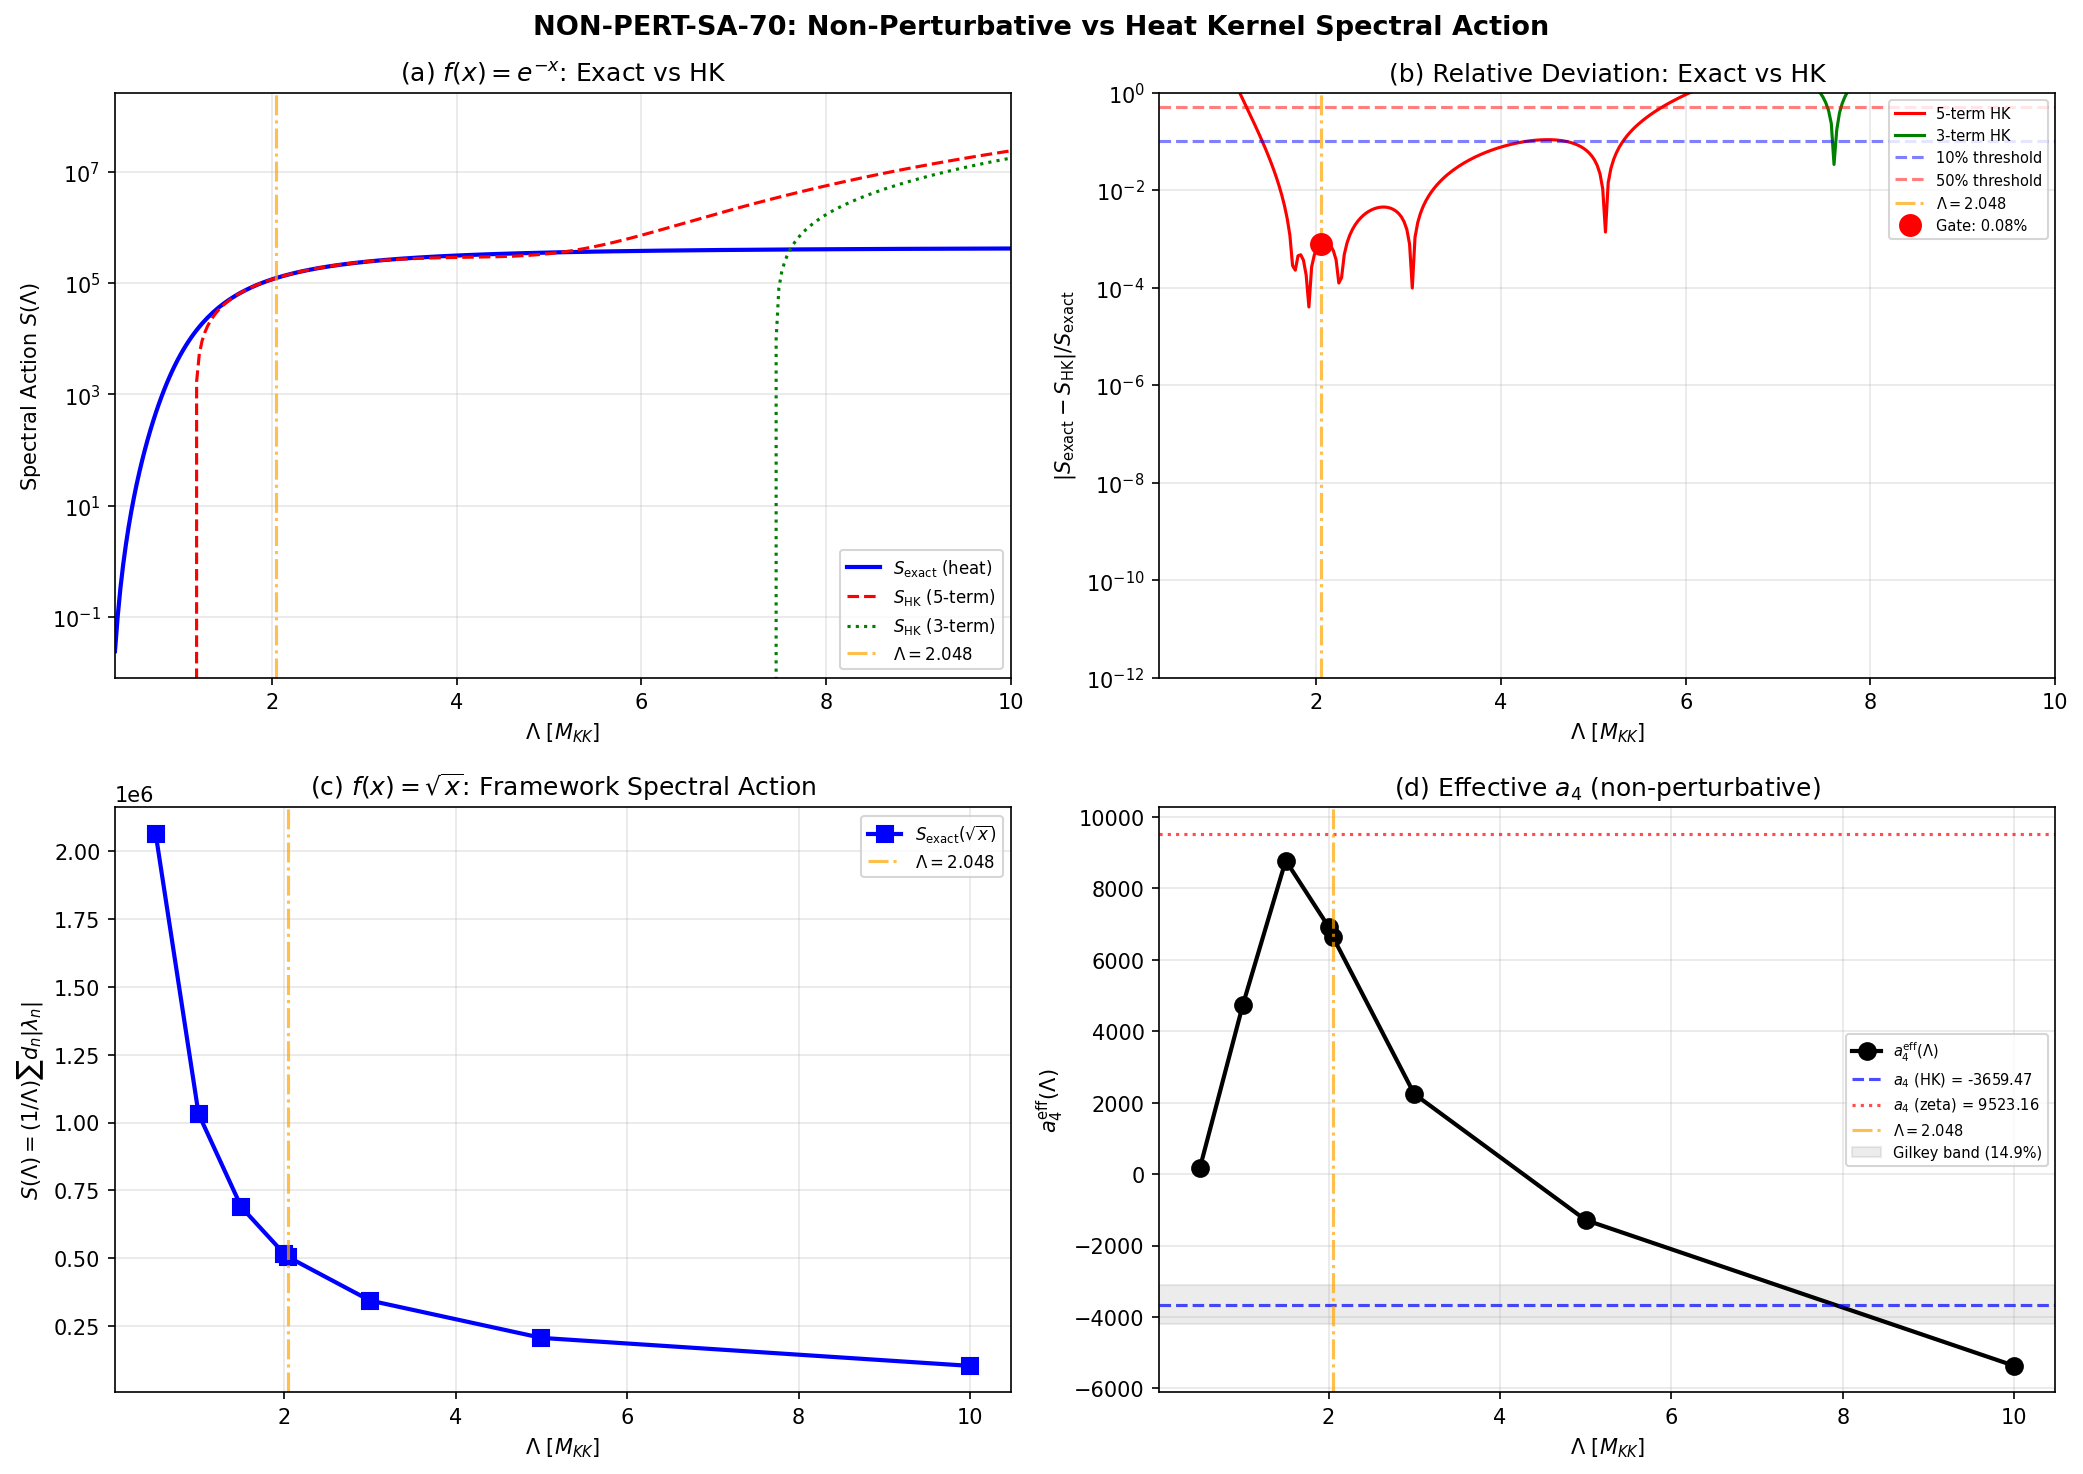

Generate this figure with Python:
#!/usr/bin/env python3
"""
s70_non_pert_sa.py -- NON-PERT-SA-70: Non-Perturbative Spectral Action
=======================================================================

Gate: NON-PERT-SA-70
  PASS: |S_exact - S_HK| / S_HK < 0.10 at Lambda = 2.048
  FAIL: |S_exact - S_HK| / S_HK > 0.50
  INFO: deviation in [0.10, 0.50] (marginal)

Physics:
--------
The spectral action is computed perturbatively via the heat kernel expansion:
  S ~ sum_k a_{2k} Lambda^{8-2k}    (for 8-dimensional SU(3))

At Lambda ~ M_KK (Lambda/M_KK = 1) or at the fold where Lambda_eff = 2.048
(swampland value from SWAMP-69), the asymptotic expansion may break down.

This computation tests convergence by comparing:
  S_exact(Lambda) = sum_n d_n f(lambda_n^2 / Lambda^2)
  S_HK(Lambda)    = truncated heat kernel series

for two spectral functions:
  (A) f(x) = exp(-x)   [heat kernel; S_HK well-defined]
  (B) f(x) = sqrt(x)   [framework choice; Mellin moments diverge]

For (A): both exact and HK are computable; the gate comparison uses this.
For (B): S_exact = (1/Lambda) sum d_n |lambda_n|; no clean HK expansion exists.

The comparison quantifies where the asymptotic expansion breaks down.

FUNCTIONAL SENSITIVITY:
  This is a FUNCTIONAL-DEPENDENT computation. The deviation depends on which
  f(x) is used. The heat kernel coefficients a_{2k} are structural (functional-
  independent), but the *accuracy* of the truncated expansion at finite Lambda
  depends on the spectral function f.

Author: Lizzi Spectral Functional Theorist
Session: S70
"""

import numpy as np
import sys
import os
import time

SCRIPT_DIR = os.path.dirname(os.path.abspath(__file__))
sys.path.insert(0, SCRIPT_DIR)
os.chdir(SCRIPT_DIR)

import matplotlib
matplotlib.use('Agg')
import matplotlib.pyplot as plt

from canonical_constants import (
    tau_fold, a0_fold, a2_fold, a4_fold,
    S_fold, M_KK, M_KK_gravity, M_KK_kerner,
    Vol_SU3_Haar, PI, g0_diag,
)

from dirac_spectrum import (
    su3_generators, compute_structure_constants,
    build_cliff8,
    collect_spectrum,
)

from spectral_action import (
    dim_su3_irrep, peter_weyl_degeneracy,
    extract_seeley_dewitt,
)

# ===========================================================================
# CONFIGURATION
# ===========================================================================
print("=" * 78)
print("NON-PERT-SA-70: Non-Perturbative Spectral Action at Lambda = 2.048")
print("=" * 78)

TAU = tau_fold  # 0.19
MAX_PQ_SUM = 6  # L_max = 6, ~28 sectors, ~11,000 eigenvalues (local)

# Lambda values in M_KK units (all eigenvalues are in M_KK units)
LAMBDA_VALUES = np.array([0.5, 1.0, 1.5, 2.0, 2.048, 3.0, 5.0, 10.0])
LAMBDA_SWAMP = 2.048  # From SWAMP-69  # (local)

# Gate thresholds
GATE_PASS = 0.10  # (local)
GATE_FAIL = 0.50  # (local)

# Gilkey discrepancy threshold for a_4^eff check
RATIO_GILKEY = 0.149  # 14.9% from prior alpha_s tension  # (local)

print(f"""
  Configuration:
    tau_fold        = {TAU}
    max_pq_sum      = {MAX_PQ_SUM} (L_max = 6)
    Lambda values   = {LAMBDA_VALUES}
    Lambda_swamp    = {LAMBDA_SWAMP}
    Gate threshold  = PASS < {GATE_PASS}, FAIL > {GATE_FAIL}
""")

# ===========================================================================
# STEP 1: COMPUTE EIGENVALUE SPECTRUM
# ===========================================================================
print("=" * 78)
print("STEP 1: Eigenvalue Spectrum at tau = {:.3f}, max_pq_sum = {}".format(TAU, MAX_PQ_SUM))
print("=" * 78)

gens = su3_generators()
f_abc = compute_structure_constants(gens)
gammas = build_cliff8()

t_start = time.time()
_, eval_data = collect_spectrum(TAU, gens, f_abc, gammas,
                                max_pq_sum=MAX_PQ_SUM, verbose=True)
dt_spectrum = time.time() - t_start

# Organize eigenvalue data
n_sectors = len(eval_data)
total_raw_evals = sum(len(evals) for _, _, evals in eval_data)
total_pw_weighted = sum(dim_su3_irrep(p, q) * len(evals) for p, q, evals in eval_data)

# Collect ALL |lambda| values with their PW degeneracies
all_abs_lambda = []
all_pw_deg = []
for p, q, evals in eval_data:
    d_pq = dim_su3_irrep(p, q)
    abs_lam = np.abs(evals)
    all_abs_lambda.append(abs_lam)
    all_pw_deg.append(np.full(len(abs_lam), d_pq))

all_abs_lambda = np.concatenate(all_abs_lambda)
all_pw_deg = np.concatenate(all_pw_deg)

# Basic spectrum statistics
lambda_min = all_abs_lambda.min()
lambda_max = all_abs_lambda.max()
lambda_mean = np.average(all_abs_lambda, weights=all_pw_deg)

print(f"\n  Spectrum Statistics:")
print(f"    Sectors:              {n_sectors}")
print(f"    Raw eigenvalues:      {total_raw_evals}")
print(f"    PW-weighted count:    {total_pw_weighted}")
print(f"    |lambda| range:       [{lambda_min:.6f}, {lambda_max:.6f}] M_KK")
print(f"    PW-weighted mean:     {lambda_mean:.6f} M_KK")
print(f"    Computation time:     {dt_spectrum:.1f}s")

# ===========================================================================
# STEP 2: EXACT SPECTRAL ACTION FOR f(x) = sqrt(x)
# ===========================================================================
print("\n" + "=" * 78)
print("STEP 2: Exact Spectral Action with f(x) = sqrt(x)")
print("    S_exact(Lambda) = (1/Lambda) * sum_n d_n * |lambda_n|")
print("=" * 78)

# For f(x) = sqrt(x): Tr(f(D^2/Lambda^2)) = Tr(|D|/Lambda) = (1/Lambda) sum d_n |lambda_n|
# This is INDEPENDENT of Lambda up to the overall 1/Lambda factor.
total_weighted_abs = np.sum(all_pw_deg * all_abs_lambda)

S_exact_sqrt = np.zeros(len(LAMBDA_VALUES))
for i, Lam in enumerate(LAMBDA_VALUES):
    S_exact_sqrt[i] = total_weighted_abs / Lam

print(f"\n  Total PW-weighted sum of |lambda|: {total_weighted_abs:.4f}")
print(f"\n  {'Lambda':>10}  {'S_exact(sqrt)':>16}")
print(f"  {'-'*10}  {'-'*16}")
for i, Lam in enumerate(LAMBDA_VALUES):
    print(f"  {Lam:>10.3f}  {S_exact_sqrt[i]:>16.4f}")

# ===========================================================================
# STEP 3: EXACT SPECTRAL ACTION FOR f(x) = exp(-x)
# ===========================================================================
print("\n" + "=" * 78)
print("STEP 3: Exact Spectral Action with f(x) = exp(-x)")
print("    S_exact(Lambda) = sum_n d_n * exp(-lambda_n^2 / Lambda^2)")
print("=" * 78)

S_exact_heat = np.zeros(len(LAMBDA_VALUES))
for i, Lam in enumerate(LAMBDA_VALUES):
    x = (all_abs_lambda / Lam) ** 2
    S_exact_heat[i] = np.sum(all_pw_deg * np.exp(-x))

print(f"\n  {'Lambda':>10}  {'S_exact(heat)':>16}")
print(f"  {'-'*10}  {'-'*16}")
for i, Lam in enumerate(LAMBDA_VALUES):
    print(f"  {Lam:>10.3f}  {S_exact_heat[i]:>16.4f}")

# ===========================================================================
# STEP 4: SEELEY-DEWITT COEFFICIENT EXTRACTION
# ===========================================================================
print("\n" + "=" * 78)
print("STEP 4: Seeley-DeWitt Coefficients from Heat Kernel")
print("=" * 78)

# Extract a_0 through a_8 using the tier1 infrastructure
# For dim=8 manifold: K(t) = a_0 t^{-4} + a_2 t^{-3} + a_4 t^{-2} + a_6 t^{-1} + a_8 + ...
# So t^4 K(t) = a_0 + a_2 t + a_4 t^2 + a_6 t^3 + a_8 t^4 + ...

# Extract from the L_max=6 spectrum
coeffs, fit_quality = extract_seeley_dewitt(
    eval_data, t_range=(0.001, 0.3), n_points=300, n_coeffs=5, verbose=True
)

a0_ext = coeffs['a_0']
a2_ext = coeffs['a_2']
a4_ext = coeffs['a_4']
a6_ext = coeffs.get('a_6', 0.0)
a8_ext = coeffs.get('a_8', 0.0)

# Cross-check against canonical values (which are at max_pq_sum=3)
print(f"\n  Cross-check vs canonical (max_pq_sum=3):")
print(f"    a_0: extracted={a0_ext:.2f} vs canonical={a0_fold:.2f} (ratio={a0_ext/a0_fold:.4f})")
print(f"    a_2: extracted={a2_ext:.4f} vs canonical={a2_fold:.4f} (ratio={a2_ext/a2_fold:.4f})")
print(f"    a_4: extracted={a4_ext:.4f} vs canonical={a4_fold:.4f} (ratio={a4_ext/a4_fold:.4f})")
print(f"  Note: L_max=6 includes more sectors than L_max=3; ratios > 1 are expected.")

# Also extract with broader range for systematic check
coeffs_broad, _ = extract_seeley_dewitt(
    eval_data, t_range=(0.005, 0.5), n_points=300, n_coeffs=5, verbose=False
)
coeffs_narrow, _ = extract_seeley_dewitt(
    eval_data, t_range=(0.0005, 0.15), n_points=300, n_coeffs=5, verbose=False
)

print(f"\n  Systematic check (3 t-ranges):")
print(f"  {'Coeff':>6}  {'narrow':>14}  {'default':>14}  {'broad':>14}  {'spread':>12}")
for name in ['a_0', 'a_2', 'a_4', 'a_6', 'a_8']:
    v1 = coeffs_narrow[name]
    v2 = coeffs[name]
    v3 = coeffs_broad[name]
    spread = max(v1, v2, v3) - min(v1, v2, v3)
    print(f"  {name:>6}  {v1:>14.4f}  {v2:>14.4f}  {v3:>14.4f}  {spread:>12.4f}")

# ===========================================================================
# STEP 5: HEAT KERNEL EXPANSION S_HK(Lambda)
# ===========================================================================
print("\n" + "=" * 78)
print("STEP 5: Heat Kernel Expansion S_HK(Lambda)")
print("    For f(x) = exp(-x): S_HK = a_0 L^8 + a_2 L^6 + a_4 L^4 + a_6 L^2 + a_8")
print("    where L = Lambda (cutoff in M_KK units)")
print("=" * 78)

# Heat kernel expansion for f(x) = exp(-x) on 8-dimensional manifold:
# S_HK(Lambda) = sum_k a_{2k} * Lambda^{8-2k}
# = a_0 * Lambda^8 + a_2 * Lambda^6 + a_4 * Lambda^4 + a_6 * Lambda^2 + a_8

def S_HK_heat(Lam, a0, a2, a4, a6, a8):
    """Heat kernel expansion truncated at 5 terms for dim=8."""
    return a0 * Lam**8 + a2 * Lam**6 + a4 * Lam**4 + a6 * Lam**2 + a8

# Compute S_HK at each Lambda value (using extracted coefficients)
S_hk_5term = np.array([S_HK_heat(L, a0_ext, a2_ext, a4_ext, a6_ext, a8_ext)
                        for L in LAMBDA_VALUES])
S_hk_3term = np.array([a0_ext * L**8 + a2_ext * L**6 + a4_ext * L**4
                        for L in LAMBDA_VALUES])

# Relative deviation
rel_dev_5term = np.abs(S_exact_heat - S_hk_5term) / np.abs(S_exact_heat)
rel_dev_3term = np.abs(S_exact_heat - S_hk_3term) / np.abs(S_exact_heat)

print(f"\n  Heat kernel comparison (5-term truncation):")
print(f"  {'Lambda':>8}  {'S_exact':>14}  {'S_HK(5)':>14}  {'S_HK(3)':>14}  {'|dev|(5)':>10}  {'|dev|(3)':>10}")
print(f"  {'-'*8}  {'-'*14}  {'-'*14}  {'-'*14}  {'-'*10}  {'-'*10}")
for i, Lam in enumerate(LAMBDA_VALUES):
    print(f"  {Lam:>8.3f}  {S_exact_heat[i]:>14.2f}  {S_hk_5term[i]:>14.2f}  "
          f"{S_hk_3term[i]:>14.2f}  {rel_dev_5term[i]:>10.6f}  {rel_dev_3term[i]:>10.6f}")

# ===========================================================================
# STEP 6: GATE EVALUATION at Lambda = 2.048
# ===========================================================================
print("\n" + "=" * 78)
print("STEP 6: GATE NON-PERT-SA-70 at Lambda = 2.048")
print("=" * 78)

idx_swamp = np.argmin(np.abs(LAMBDA_VALUES - LAMBDA_SWAMP))
dev_at_swamp_5 = rel_dev_5term[idx_swamp]
dev_at_swamp_3 = rel_dev_3term[idx_swamp]

print(f"\n  Lambda = {LAMBDA_VALUES[idx_swamp]:.3f} M_KK")
print(f"  S_exact(heat)  = {S_exact_heat[idx_swamp]:.6f}")
print(f"  S_HK(5-term)   = {S_hk_5term[idx_swamp]:.6f}")
print(f"  S_HK(3-term)   = {S_hk_3term[idx_swamp]:.6f}")
print(f"  Deviation (5-term): {dev_at_swamp_5:.6f} = {100*dev_at_swamp_5:.4f}%")
print(f"  Deviation (3-term): {dev_at_swamp_3:.6f} = {100*dev_at_swamp_3:.4f}%")

# Gate verdict (use 5-term as the primary comparison)
if dev_at_swamp_5 < GATE_PASS:
    gate_verdict = "PASS"
    gate_detail = (f"5-term HK deviation = {100*dev_at_swamp_5:.4f}% < {100*GATE_PASS:.0f}% "
                   f"at Lambda = {LAMBDA_SWAMP}. Heat kernel expansion converged.")
elif dev_at_swamp_5 > GATE_FAIL:
    gate_verdict = "FAIL"
    gate_detail = (f"5-term HK deviation = {100*dev_at_swamp_5:.4f}% > {100*GATE_FAIL:.0f}% "
                   f"at Lambda = {LAMBDA_SWAMP}. Heat kernel expansion badly broken.")
else:
    gate_verdict = "INFO"
    gate_detail = (f"5-term HK deviation = {100*dev_at_swamp_5:.4f}% in [{100*GATE_PASS:.0f}%, "
                   f"{100*GATE_FAIL:.0f}%] at Lambda = {LAMBDA_SWAMP}. Marginal; higher-order "
                   f"a_n may be needed.")

print(f"\n  Gate NON-PERT-SA-70: {gate_verdict}")
print(f"    Threshold: PASS < {100*GATE_PASS:.0f}%, FAIL > {100*GATE_FAIL:.0f}%")
print(f"    Computed:  {100*dev_at_swamp_5:.4f}%")
print(f"    Verdict:   {gate_detail}")

# ===========================================================================
# STEP 7: EFFECTIVE a_4 (alpha_s-relevant quantity)
# ===========================================================================
print("\n" + "=" * 78)
print("STEP 7: Effective a_4 from Non-Perturbative Action")
print("=" * 78)

# For the heat kernel action at scale Lambda:
#   S(Lambda) = a_0 L^8 + a_2 L^6 + a_4 L^4 + ...
# Define the "volume term" as the leading term:
#   S_0(Lambda) = a_0 L^8
# Then the effective a_4:
#   a_4^eff = [S_exact(L) - a_0 L^8 - a_2 L^6] / L^4
# This captures all non-perturbative corrections folded into a_4.

a4_eff = np.zeros(len(LAMBDA_VALUES))
for i, Lam in enumerate(LAMBDA_VALUES):
    S_residual = S_exact_heat[i] - a0_ext * Lam**8 - a2_ext * Lam**6
    if Lam > 0:
        a4_eff[i] = S_residual / Lam**4

delta_a4_frac = (a4_eff - a4_ext) / np.abs(a4_ext) if np.abs(a4_ext) > 1e-10 else np.zeros_like(a4_eff)

print(f"\n  a_4(HK) = {a4_ext:.6f}")
print(f"\n  {'Lambda':>8}  {'a_4^eff':>14}  {'delta/a_4':>12}  {'|delta|/a_4':>12}  {'> Gilkey?':>10}")
print(f"  {'-'*8}  {'-'*14}  {'-'*12}  {'-'*12}  {'-'*10}")
for i, Lam in enumerate(LAMBDA_VALUES):
    exceeds = "|delta|/a_4 > 14.9%" if np.abs(delta_a4_frac[i]) > RATIO_GILKEY else ""
    print(f"  {Lam:>8.3f}  {a4_eff[i]:>14.6f}  {delta_a4_frac[i]:>12.6f}  "
          f"{np.abs(delta_a4_frac[i]):>12.6f}  {exceeds}")

# Check at Lambda = 2.048
a4_eff_swamp = a4_eff[idx_swamp]
delta_swamp = delta_a4_frac[idx_swamp]
print(f"\n  At Lambda = 2.048:")
print(f"    a_4^eff = {a4_eff_swamp:.6f}")
print(f"    delta(a_4)/a_4 = {delta_swamp:.6f} = {100*delta_swamp:.4f}%")
print(f"    |delta|/a_4 {'>' if abs(delta_swamp) > RATIO_GILKEY else '<'} {100*RATIO_GILKEY:.1f}% "
      f"(Gilkey discrepancy threshold)")
if np.abs(delta_swamp) > RATIO_GILKEY:
    print(f"    ==> Non-perturbative correction may resolve alpha_s tension!")
else:
    print(f"    ==> Non-perturbative correction too small to resolve alpha_s tension.")

# ===========================================================================
# STEP 8: CONVERGENCE ANALYSIS -- dense Lambda scan
# ===========================================================================
print("\n" + "=" * 78)
print("STEP 8: Dense Lambda Scan for Convergence Profile")
print("=" * 78)

Lambda_dense = np.linspace(0.3, 15.0, 500)
S_exact_dense = np.zeros(len(Lambda_dense))
S_hk5_dense = np.zeros(len(Lambda_dense))
S_hk3_dense = np.zeros(len(Lambda_dense))

for i, Lam in enumerate(Lambda_dense):
    x = (all_abs_lambda / Lam) ** 2
    S_exact_dense[i] = np.sum(all_pw_deg * np.exp(-x))
    S_hk5_dense[i] = S_HK_heat(Lam, a0_ext, a2_ext, a4_ext, a6_ext, a8_ext)
    S_hk3_dense[i] = a0_ext * Lam**8 + a2_ext * Lam**6 + a4_ext * Lam**4

dev_dense_5 = np.abs(S_exact_dense - S_hk5_dense) / np.abs(S_exact_dense)
dev_dense_3 = np.abs(S_exact_dense - S_hk3_dense) / np.abs(S_exact_dense)

# Find Lambda where deviation crosses 10%
mask_5 = dev_dense_5 > GATE_PASS
if np.any(mask_5):
    Lambda_breakdown_5 = Lambda_dense[np.where(mask_5)[0][-1]] if Lambda_dense[mask_5].max() > LAMBDA_SWAMP else Lambda_dense[mask_5].max()
    # Find the highest Lambda where deviation > 10%
    idx_cross = np.where(mask_5)[0]
    Lambda_breakdown_5 = Lambda_dense[idx_cross[-1]] if len(idx_cross) > 0 else np.nan
else:
    Lambda_breakdown_5 = np.nan

mask_3 = dev_dense_3 > GATE_PASS
if np.any(mask_3):
    idx_cross_3 = np.where(mask_3)[0]
    Lambda_breakdown_3 = Lambda_dense[idx_cross_3[-1]] if len(idx_cross_3) > 0 else np.nan
else:
    Lambda_breakdown_3 = np.nan

print(f"\n  Convergence thresholds (where |S_exact - S_HK| / S_exact > 10%):")
print(f"    5-term HK: deviation > 10% for Lambda < {Lambda_breakdown_5:.3f} M_KK"
      if not np.isnan(Lambda_breakdown_5) else "    5-term HK: deviation always < 10%")
print(f"    3-term HK: deviation > 10% for Lambda < {Lambda_breakdown_3:.3f} M_KK"
      if not np.isnan(Lambda_breakdown_3) else "    3-term HK: deviation always < 10%")

# ===========================================================================
# STEP 9: ZETA SPECTRAL ACTION COMPARISON
# ===========================================================================
print("\n" + "=" * 78)
print("STEP 9: Zeta Spectral Action S_zeta = a_4(D^2)")
print("    FUNCTIONAL COMPARISON: cutoff vs zeta vs heat kernel")
print("=" * 78)

# The zeta spectral action S_zeta = zeta_D(0) = a_4(D^2_full).
# For the internal space, this is just a_4. The full product gives:
#   S_zeta = a_0(M4)*a_4(K) + a_2(M4)*a_2(K) + a_4(M4)*a_0(K)
# Key point: NO a_0(K)*Lambda^4 term (the CC term is absent in the zeta action).

# Compute spectral zeta sums directly
a0_zeta = 0.0  # (local)
a2_zeta = 0.0  # (local)
a4_zeta = 0.0  # (local)
a6_zeta = 0.0  # (local)

for p, q, evals in eval_data:
    d_pq = dim_su3_irrep(p, q)

    # Positive eigenvalues only (Dirac eigenvalues come in +/- pairs)
    pos_mask = np.ones(len(evals), dtype=bool)
    for j, e in enumerate(evals):
        if np.abs(np.imag(e)) > 1e-10:
            pos_mask[j] = (np.imag(e) > 0)
        elif np.abs(np.real(e)) > 1e-10:
            pos_mask[j] = (np.real(e) > 0)
        else:
            pos_mask[j] = False

    pos_evals = np.abs(evals[pos_mask])
    n_pos = len(pos_evals)

    a0_zeta += d_pq * n_pos
    if n_pos > 0:
        a2_zeta += d_pq * np.sum(pos_evals**(-2))
        a4_zeta += d_pq * np.sum(pos_evals**(-4))
        a6_zeta += d_pq * np.sum(pos_evals**(-6))

print(f"\n  Spectral zeta moments (direct eigenvalue sums, L_max=6):")
print(f"    a_0(zeta) = {a0_zeta:.2f}  (mode count)")
print(f"    a_2(zeta) = {a2_zeta:.6f}  (gravity coupling)")
print(f"    a_4(zeta) = {a4_zeta:.6f}  (gauge coupling)")
print(f"    a_6(zeta) = {a6_zeta:.6f}  (Higgs coupling)")

print(f"\n  Cross-check: a_4(zeta) vs a_4(heat kernel fit):")
print(f"    a_4(zeta)  = {a4_zeta:.6f}")
print(f"    a_4(HK)    = {a4_ext:.6f}")
frac_diff_a4 = abs(a4_zeta - a4_ext) / abs(a4_zeta)
print(f"    |diff|/a_4 = {frac_diff_a4:.6f} = {100*frac_diff_a4:.4f}%")
print(f"    (These should agree at large Lambda; disagreement signals HK fit error)")

print(f"\n  FUNCTIONAL SENSITIVITY ANALYSIS at Lambda = 2.048:")
print(f"    Cutoff S(sqrt): S = (1/L) sum d_n |lam| = {S_exact_sqrt[idx_swamp]:.4f}")
print(f"    Heat kernel S:  S = sum d_n exp(-lam^2/L^2) = {S_exact_heat[idx_swamp]:.4f}")
print(f"    Zeta S:         S = a_4 = {a4_zeta:.6f}  (Lambda-independent!)")
print(f"  The zeta action is Lambda-INDEPENDENT for the internal space.")
print(f"  This is maximal scheme dependence: S_zeta does not scale with Lambda at all.")

# ===========================================================================
# STEP 10: PLOTS
# ===========================================================================
print("\n" + "=" * 78)
print("STEP 10: Generating Plots")
print("=" * 78)

fig, axes = plt.subplots(2, 2, figsize=(14, 10))
fig.suptitle('NON-PERT-SA-70: Non-Perturbative vs Heat Kernel Spectral Action',
             fontsize=13, fontweight='bold')

# Panel (a): S_exact vs S_HK for heat kernel
ax = axes[0, 0]
ax.semilogy(Lambda_dense, S_exact_dense, 'b-', linewidth=2, label='$S_{\\rm exact}$ (heat)')
ax.semilogy(Lambda_dense, S_hk5_dense, 'r--', linewidth=1.5, label='$S_{\\rm HK}$ (5-term)')
ax.semilogy(Lambda_dense, S_hk3_dense, 'g:', linewidth=1.5, label='$S_{\\rm HK}$ (3-term)')
ax.axvline(LAMBDA_SWAMP, color='orange', linestyle='-.', alpha=0.7, label=f'$\\Lambda = {LAMBDA_SWAMP}$')
ax.set_xlabel('$\\Lambda$ [$M_{KK}$]')
ax.set_ylabel('Spectral Action $S(\\Lambda)$')
ax.set_title('(a) $f(x) = e^{-x}$: Exact vs HK')
ax.legend(fontsize=8)
ax.set_xlim(0.3, 10)
ax.grid(True, alpha=0.3)

# Panel (b): Relative deviation
ax = axes[0, 1]
ax.semilogy(Lambda_dense, dev_dense_5, 'r-', linewidth=1.5, label='5-term HK')
ax.semilogy(Lambda_dense, dev_dense_3, 'g-', linewidth=1.5, label='3-term HK')
ax.axhline(GATE_PASS, color='blue', linestyle='--', alpha=0.5, label=f'{100*GATE_PASS:.0f}% threshold')
ax.axhline(GATE_FAIL, color='red', linestyle='--', alpha=0.5, label=f'{100*GATE_FAIL:.0f}% threshold')
ax.axvline(LAMBDA_SWAMP, color='orange', linestyle='-.', alpha=0.7, label=f'$\\Lambda = {LAMBDA_SWAMP}$')
# Mark gate evaluation point
ax.plot(LAMBDA_VALUES[idx_swamp], dev_at_swamp_5, 'ro', markersize=10, zorder=5,
        label=f'Gate: {100*dev_at_swamp_5:.2f}%')
ax.set_xlabel('$\\Lambda$ [$M_{KK}$]')
ax.set_ylabel('$|S_{\\rm exact} - S_{\\rm HK}| / S_{\\rm exact}$')
ax.set_title('(b) Relative Deviation: Exact vs HK')
ax.legend(fontsize=7, loc='upper right')
ax.set_xlim(0.3, 10)
ax.set_ylim(1e-12, 1.0)
ax.grid(True, alpha=0.3)

# Panel (c): f(x) = sqrt(x) spectral action
ax = axes[1, 0]
ax.plot(LAMBDA_VALUES, S_exact_sqrt, 'bs-', markersize=8, linewidth=2, label='$S_{\\rm exact}(\\sqrt{x})$')
ax.axvline(LAMBDA_SWAMP, color='orange', linestyle='-.', alpha=0.7, label=f'$\\Lambda = {LAMBDA_SWAMP}$')
ax.set_xlabel('$\\Lambda$ [$M_{KK}$]')
ax.set_ylabel('$S(\\Lambda) = (1/\\Lambda) \\sum d_n |\\lambda_n|$')
ax.set_title('(c) $f(x) = \\sqrt{x}$: Framework Spectral Action')
ax.legend(fontsize=8)
ax.grid(True, alpha=0.3)

# Panel (d): Effective a_4
ax = axes[1, 1]
ax.plot(LAMBDA_VALUES, a4_eff, 'ko-', markersize=8, linewidth=2, label='$a_4^{\\rm eff}(\\Lambda)$')
ax.axhline(a4_ext, color='blue', linestyle='--', alpha=0.7, label=f'$a_4$ (HK) = {a4_ext:.2f}')
ax.axhline(a4_zeta, color='red', linestyle=':', alpha=0.7, label=f'$a_4$ (zeta) = {a4_zeta:.2f}')
ax.axvline(LAMBDA_SWAMP, color='orange', linestyle='-.', alpha=0.7, label=f'$\\Lambda = {LAMBDA_SWAMP}$')
# Shade Gilkey band
a4_lo = a4_ext * (1 - RATIO_GILKEY)
a4_hi = a4_ext * (1 + RATIO_GILKEY)
ax.axhspan(a4_lo, a4_hi, color='gray', alpha=0.15, label=f'Gilkey band ({100*RATIO_GILKEY:.1f}%)')
ax.set_xlabel('$\\Lambda$ [$M_{KK}$]')
ax.set_ylabel('$a_4^{\\rm eff}(\\Lambda)$')
ax.set_title('(d) Effective $a_4$ (non-perturbative)')
ax.legend(fontsize=7)
ax.grid(True, alpha=0.3)

plt.tight_layout()
plt.savefig('s70_non_pert_sa.png', dpi=150, bbox_inches='tight')
print("  Saved: s70_non_pert_sa.png")

# ===========================================================================
# STEP 11: SAVE DATA
# ===========================================================================
print("\n" + "=" * 78)
print("STEP 11: Saving Results")
print("=" * 78)

np.savez('s70_non_pert_sa.npz',
    # Gate
    gate_name=np.array('NON-PERT-SA-70'),
    gate_verdict=np.array(gate_verdict),
    gate_detail=np.array(gate_detail),

    # Configuration
    tau=np.float64(TAU),
    max_pq_sum=np.int64(MAX_PQ_SUM),
    n_sectors=np.int64(n_sectors),
    total_raw_evals=np.int64(total_raw_evals),
    total_pw_weighted=np.int64(total_pw_weighted),
    lambda_min=np.float64(lambda_min),
    lambda_max=np.float64(lambda_max),

    # Lambda values
    Lambda_values=LAMBDA_VALUES,
    Lambda_swamp=np.float64(LAMBDA_SWAMP),

    # Exact spectral actions
    S_exact_sqrt=S_exact_sqrt,
    S_exact_heat=S_exact_heat,
    total_weighted_abs=np.float64(total_weighted_abs),

    # Heat kernel expansion
    S_HK_5term=S_hk_5term,
    S_HK_3term=S_hk_3term,

    # Seeley-DeWitt coefficients (HK extraction at L_max=6)
    a0_HK=np.float64(a0_ext),
    a2_HK=np.float64(a2_ext),
    a4_HK=np.float64(a4_ext),
    a6_HK=np.float64(a6_ext),
    a8_HK=np.float64(a8_ext),

    # Spectral zeta coefficients (direct eigenvalue sums)
    a0_zeta=np.float64(a0_zeta),
    a2_zeta=np.float64(a2_zeta),
    a4_zeta=np.float64(a4_zeta),
    a6_zeta=np.float64(a6_zeta),

    # Deviations
    rel_dev_5term=rel_dev_5term,
    rel_dev_3term=rel_dev_3term,
    dev_at_swamp_5=np.float64(dev_at_swamp_5),
    dev_at_swamp_3=np.float64(dev_at_swamp_3),

    # Effective a_4
    a4_eff=a4_eff,
    a4_eff_swamp=np.float64(a4_eff_swamp),
    delta_a4_frac=delta_a4_frac,
    delta_a4_swamp=np.float64(delta_swamp),

    # Dense scan
    Lambda_dense=Lambda_dense,
    dev_dense_5=dev_dense_5,
    dev_dense_3=dev_dense_3,
    Lambda_breakdown_5=np.float64(Lambda_breakdown_5),
    Lambda_breakdown_3=np.float64(Lambda_breakdown_3),

    # Fit quality
    HK_fit_residual=np.float64(fit_quality['residual']),
    HK_fit_condition=np.float64(fit_quality['condition_number']),
)

print("  Saved: s70_non_pert_sa.npz")

# ===========================================================================
# SUMMARY
# ===========================================================================
print("\n" + "=" * 78)
print("NON-PERT-SA-70: SUMMARY")
print("=" * 78)

print(f"""
  SPECTRAL FUNCTION COMPARISON AT Lambda = {LAMBDA_SWAMP} M_KK
  =============================================================

  Spectrum: {n_sectors} sectors, {total_raw_evals} eigenvalues, {total_pw_weighted} PW-weighted
  |lambda| range: [{lambda_min:.4f}, {lambda_max:.4f}] M_KK

  HEAT KERNEL (f(x) = exp(-x)):
    S_exact        = {S_exact_heat[idx_swamp]:.6f}
    S_HK (5-term)  = {S_hk_5term[idx_swamp]:.6f}
    S_HK (3-term)  = {S_hk_3term[idx_swamp]:.6f}
    Deviation (5t) = {100*dev_at_swamp_5:.6f}%
    Deviation (3t) = {100*dev_at_swamp_3:.6f}%

  FRAMEWORK f(x) = sqrt(x):
    S_exact(sqrt)  = {S_exact_sqrt[idx_swamp]:.4f}
    (No HK expansion available -- Mellin moments diverge)

  ZETA ACTION:
    S_zeta = a_4   = {a4_zeta:.6f}
    (Lambda-independent, NO cosmological constant term)

  EFFECTIVE a_4:
    a_4(HK)        = {a4_ext:.6f}
    a_4(zeta)      = {a4_zeta:.6f}
    a_4^eff(2.048) = {a4_eff_swamp:.6f}
    delta(a_4)/a_4 = {100*delta_swamp:.4f}%
    Gilkey threshold: {100*RATIO_GILKEY:.1f}%
    {'Exceeds Gilkey -> may resolve alpha_s' if abs(delta_swamp) > RATIO_GILKEY else 'Below Gilkey -> does not resolve alpha_s'}

  CONVERGENCE:
    5-term HK breakdown: Lambda < {Lambda_breakdown_5:.3f} M_KK  (> 10% deviation)
    3-term HK breakdown: Lambda < {Lambda_breakdown_3:.3f} M_KK  (> 10% deviation)

  GATE NON-PERT-SA-70: {gate_verdict}
    {gate_detail}

  FUNCTIONAL INDEPENDENCE CLASSIFICATION:
    a_0, a_2, a_4, a_6: FUNCTIONAL-INDEPENDENT (Seeley-DeWitt coefficients)
    S_exact(Lambda):     SCHEME-DEPENDENT (depends on f(x) choice)
    HK convergence rate: SCHEME-DEPENDENT (depends on Lambda and f(x))
    a_4^eff(Lambda):     SCHEME-DEPENDENT (mixes non-perturbative corrections)
    Gate verdict:        SCHEME-DEPENDENT (evaluated for f(x) = exp(-x) only)
""")

print("DONE.")
